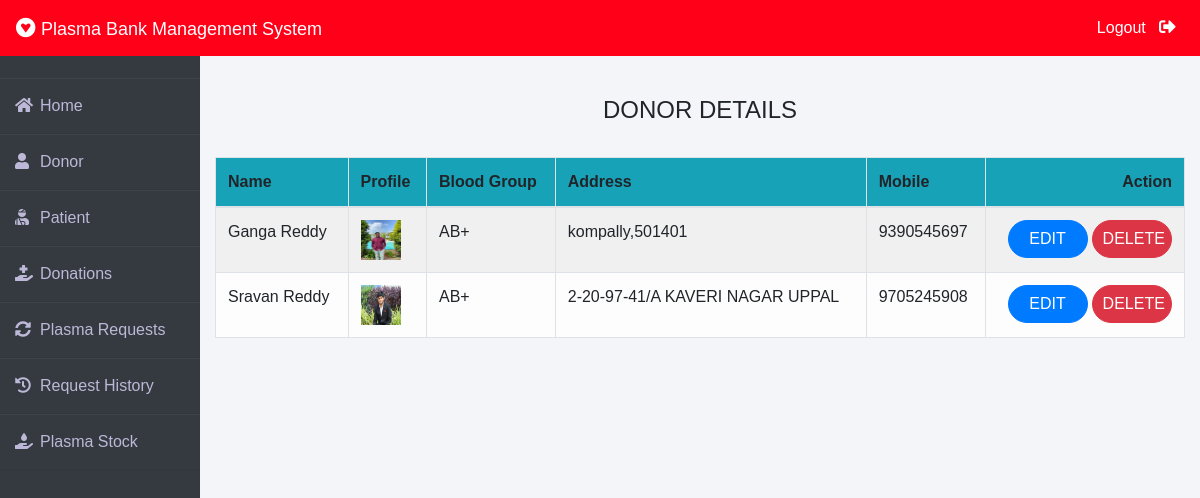
Page /admin-donor (signed in) on the committed database.
### donor/models.py (models this page shows, shortened)
class Donor(models.Model):
    user=models.OneToOneField(User,on_delete=models.CASCADE)
    profile_pic= models.ImageField(upload_to='profile_pic/Donor/',null=True,blank=True)
    bloodgroup=models.CharField(max_length=10)
    address = models.CharField(max_length=40)
    mobile = models.CharField(max_length=20,null=False)
    @property
    def get_name(self):
        return self.user.first_name+" "+self.user.last_name

### blood/views.py (the view)
# urls.py: path('admin-donor', views.admin_donor_view,name='admin-donor'),
@login_required(login_url='adminlogin')
def admin_donor_view(request):
    donors=dmodels.Donor.objects.all()
    return render(request,'blood/admin_donor.html',{'donors':donors})

### templates/blood/admin_donor.html
{% extends 'blood/adminbase.html' %}
{% block content %}
{% load widget_tweaks %}
{%load static%}
<br><br>
<div class="container">
    <H4 class="text-center">DONOR DETAILS</H4><br>
    <table class="table table-light table-hover table-bordered table-striped">
        <thead class="bg-info">
            <tr>
                <th scope="col">Name</th>
                <th scope="col">Profile</th>
                <th scope="col">Blood Group</th>
                <th scope="col">Address</th>
                <th scope="col">Mobile</th>
                <th class="text-right">Action</th>
            </tr>
        </thead>
        <tbody>
            {% for t in donors %}
            <tr>
                <td> {{t.get_name}}</td>
                <td> <img src="{% static t.profile_pic.url %}" alt="Profile Pic" height="40px" width="40px" /></td>
                <td>{{t.bloodgroup}}</td>
                <td>{{t.address}}</td>
                <td>{{t.mobile}}</td>
                <td class="text-right">
                    <button class="btn btn-primary badge-pill" style="width: 80px;"><a  style="text-decoration: none;color: white;" href="{% url 'update-donor' t.id  %}">EDIT</a> </button>
                    <button class="btn btn-danger badge-pill" style="width: 80px;"><a  style="text-decoration: none;color: white;" href="{% url 'delete-donor' t.id  %}">DELETE</a> </button>
                </td>
            </tr>
            {% endfor %}
        </tbody>
    </table>
</div>
{% endblock content %}

### templates/blood/adminbase.html (style rules this page uses)
* { margin: 0; padding: 0; box-sizing: border-box; list-style: none; text-decoration: none; font-family: 'Josefin Sans', sans-serif; }
body { background-color: #f3f5f9; }

### rows in the picture
Donor: get_name "Ganga Reddy", profile_pic (picture), bloodgroup "AB+", address "kompally,501401", mobile "9390545697"
Donor: get_name "Sravan Reddy", profile_pic (picture), bloodgroup "AB+", address "2-20-97-41/A KAVERI NAGAR UPPAL", mobile "9705245908"
